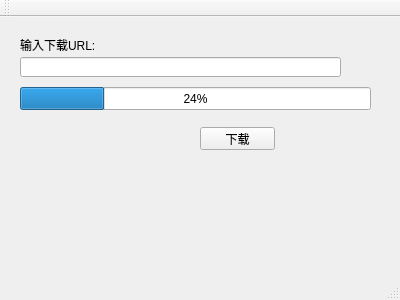
<?xml version="1.0" encoding="UTF-8"?>
<ui version="4.0">
 <class>MainWindow</class>
 <widget class="QMainWindow" name="MainWindow">
  <property name="geometry">
   <rect>
    <x>0</x>
    <y>0</y>
    <width>400</width>
    <height>300</height>
   </rect>
  </property>
  <property name="windowTitle">
   <string>MainWindow</string>
  </property>
  <widget class="QWidget" name="centralWidget">
   <widget class="QPushButton" name="pushButton">
    <property name="geometry">
     <rect>
      <x>200</x>
      <y>110</y>
      <width>75</width>
      <height>23</height>
     </rect>
    </property>
    <property name="text">
     <string>下载</string>
    </property>
   </widget>
   <widget class="QLineEdit" name="lineEdit">
    <property name="geometry">
     <rect>
      <x>20</x>
      <y>40</y>
      <width>321</width>
      <height>20</height>
     </rect>
    </property>
   </widget>
   <widget class="QLabel" name="label">
    <property name="geometry">
     <rect>
      <x>20</x>
      <y>20</y>
      <width>81</width>
      <height>16</height>
     </rect>
    </property>
    <property name="text">
     <string>输入下载URL:</string>
    </property>
   </widget>
   <widget class="QProgressBar" name="progressBar">
    <property name="geometry">
     <rect>
      <x>20</x>
      <y>70</y>
      <width>351</width>
      <height>23</height>
     </rect>
    </property>
    <property name="value">
     <number>24</number>
    </property>
   </widget>
  </widget>
  <widget class="QMenuBar" name="menuBar">
   <property name="geometry">
    <rect>
     <x>0</x>
     <y>0</y>
     <width>400</width>
     <height>23</height>
    </rect>
   </property>
  </widget>
  <widget class="QToolBar" name="mainToolBar">
   <attribute name="toolBarArea">
    <enum>TopToolBarArea</enum>
   </attribute>
   <attribute name="toolBarBreak">
    <bool>false</bool>
   </attribute>
  </widget>
  <widget class="QStatusBar" name="statusBar"/>
 </widget>
 <layoutdefault spacing="6" margin="11"/>
 <resources/>
 <connections/>
</ui>
